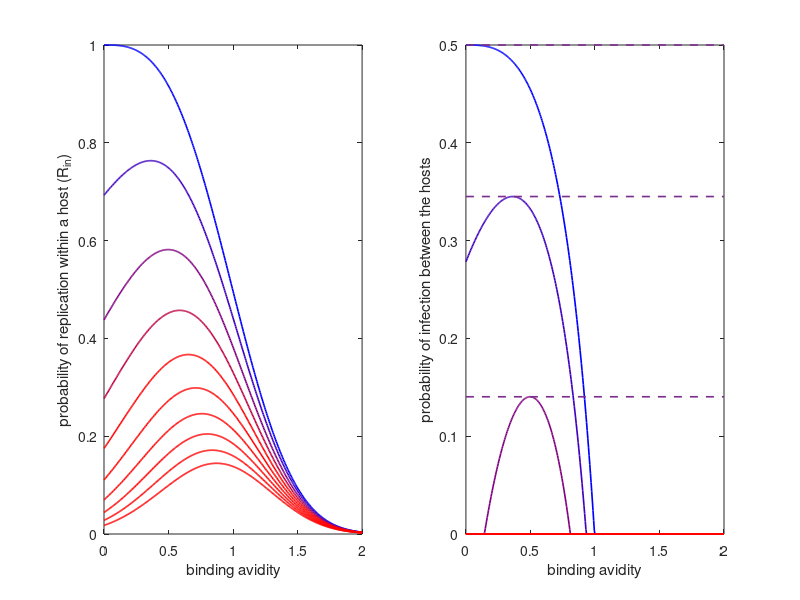
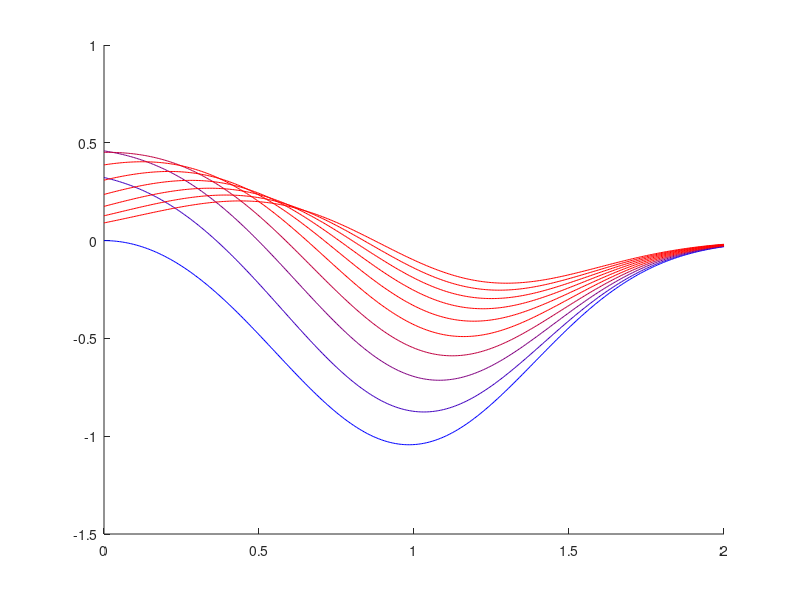

These charts were generated, in order, by the following MATLAB code:
%New infection fitness model developed in 2015
%Subplot1 f(k,V)
%Subplot2 g(V) = exp(-a*V.^b)
%Subplot3 Beta(k,V)
%Subplot4 dBeta(k,V)/dV
%Author: Hsiang-Yu Yuan
%4 May 2015


%Binding avidity range
V = 0:0.005:2;

%Transmission parameters
%%p=2,r=2

p = 1; %original value is 4
%r = 1;
r = 1;
b = 3;
a = 0.7;
c = 1; % contact rate
nv = 2; % average copies number of each virion

%Epidemiological parameters
mu_val = 1/(70*365.25); %lifespan = 70y
gamma_val=1/5; %infecious period should change to 5d


Trans_array = []; %Array of probability of evasion by immune system
Trans_Pr_array = [];

N_Reinfect = 10; 

figure;
%colorm = {[1 1 0];[1 0 1];[0 1 1];[1 0 0];[0 1 0];[0 0 1];[0 0 0]}; 
%
%for i=1:N_Reinfect;
maximm_Reinfect = 5;
for i=1:maximm_Reinfect;
colorm(i) = {((maximm_Reinfect-i)./(maximm_Reinfect-1))*[0 0 1]+((i-1)./(maximm_Reinfect-1))*[1 0 0]}; 
end
if maximm_Reinfect < N_Reinfect
for i=maximm_Reinfect+1:N_Reinfect
  colorm(i) = colorm(maximm_Reinfect);
end
end

D = 0.5; %antigenic distance by boosting
delta = 0.2; %antigenic distance by drift
for k = 0:N_Reinfect-1
%for k=1:20:21;   
   P_Ab = exp(-p*(V+1));
   P_s0 = 1-P_Ab;
   %%%P_Trans: f(k,V)
   %%%P_Trans_Pr: f'(k,V)
   

   immK = k-delta;
   if immK < 0
     immK = 0;
   end
   P_Trans = (P_s0).^(immK);
   if k>=1
       P_Trans_Pr = immK*p.*((1-P_Ab).^(immK-1)).*(P_Ab);
   elseif k == 0
       P_Trans_Pr = zeros(1,length(V));
   end
   
   %subplot(2,2,1); plot(V,P_Trans,'color',cell2mat(colorm(k+1))); hold on;
   Trans_array(k+1,:) = P_Trans;
   Trans_Pr_array(k+1,:) = P_Trans_Pr;
end
%subplot(2,2,1); xlabel('Binding avidity V'); ylabel('Probability of immune escape');

Trans_array;

%%%P_Rep: g(V)
%%%P_Rep_Pr: g'(V)
P_Rep = exp(-a*V.^b);
P_Rep_Pr = -a*b*exp(-a*V.^b).*(V.^(b-1));

%subplot(2,2,2); plot(V, P_Rep,'color',[0 0 0]); hold on;
%subplot(2,2,2); xlabel('Binding avidity V'); ylabel('Probability of succesfull replication')




for i=1:length(Trans_Pr_array(:,1))
%R0 = f(k,V)g(V)n
%rho = 1 - 1/R0
%beta = c x rho
R0_Trans = Trans_array(i,:).*P_Rep.*nv;
Rho_Trans = 1 - R0_Trans.^-1;
Rho_Trans(find(Rho_Trans<0))=0;
Rho_Trans_array(i,:) = Rho_Trans;
%%Calculate the derivative of phi
B_Pr = Trans_Pr_array(i,:).*P_Rep + Trans_array(i,:).*P_Rep_Pr;
B_Pr_array(i,:) = B_Pr;

%B_Trans = c.*Rho_Trans;

subplot(1,2,2);
plot(V,Rho_Trans,'color',cell2mat(colorm(i)),'LineWidth',1.2); hold on;
%subplot(2,2,4); plot(V,B_Pr,'color',cell2mat(colorm(i))); hold on;


B_Trans = Trans_array(i,:).*P_Rep;
%R0_Trans = c.*Trans_array(i,:).*P_Rep/(mu_val+gamma_val);
subplot(1,2,1); plot(V,B_Trans,'color',cell2mat(colorm(i)),'LineWidth',1.2); hold on;
end

%%Calculate the max rho
rho0 = max(Rho_Trans_array(1,:));
rho1 = max(Rho_Trans_array(2,:));
rho2 = max(Rho_Trans_array(3,:));

subplot(1,2,1);
xlabel('binding avidity'); ylabel('probability of replication within a host (R_i_n)');
subplot(1,2,2);
xlabel('binding avidity'); ylabel('probability of infection between the hosts');
line([0 2], [rho0 rho0], 'LineWidth',1.2, 'LineStyle','--');
line([0 2], [rho1 rho1], 'LineWidth',1.2, 'LineStyle','--');
line([0 2], [rho2 rho2], 'LineWidth',1.2, 'LineStyle','--');
%subplot(2,2,4); xlabel('Binding avidity V'); ylabel('d\beta/dV');
   
figure;
hold on;
for i=1:length(Trans_Pr_array(:,1))
    plot(V,B_Pr_array(i,:),'color',cell2mat(colorm(i)));
end

